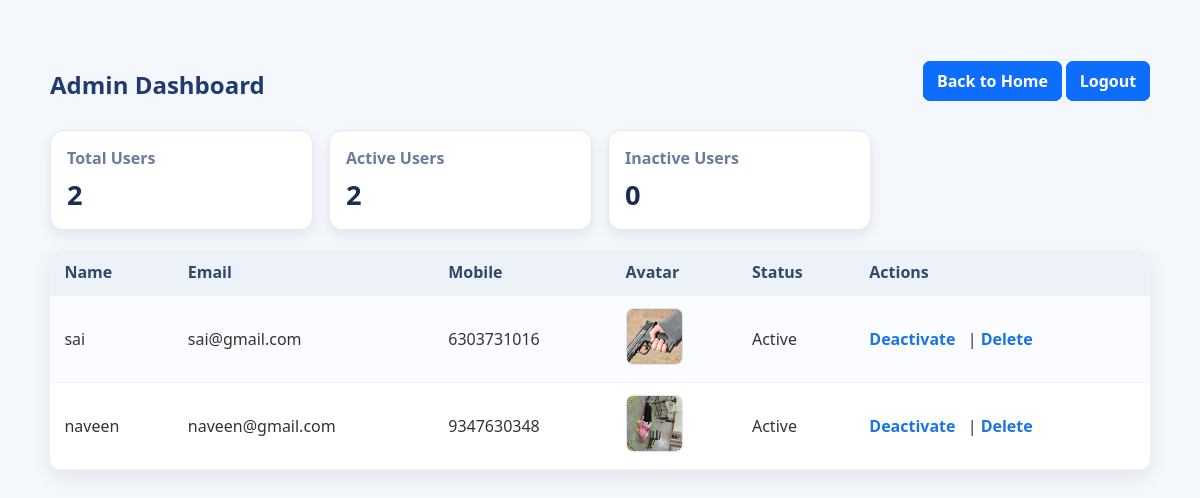
Screenshot of /admin-dashboard/ with the database file from the repository.
### users/models.py (models this page shows, shortened)
class RegisteredUser(models.Model):
    name = models.CharField(max_length=100)
    email = models.EmailField()
    mobile = models.CharField(max_length=15)
    password = models.CharField(max_length=100)  # store plain for demo; use hashing in prod!
    image = models.ImageField(upload_to='user_images/')
    is_active = models.BooleanField(default=False)

### users/views.py (the view)
# urls.py: path('admin-dashboard/', views.admin_dashboard, name='admin_dashboard'),
def admin_dashboard(request):
    users = RegisteredUser.objects.all()
    total_users = users.count()
    active_users = users.filter(is_active=True).count()
    inactive_users = total_users - active_users
    context = {
        'users': users,
        'total_users': total_users,
        'active_users': active_users,
        'inactive_users': inactive_users,
    }
    return render(request, 'admin_dashboard.html', context)

### templates/admin_dashboard.html (shortened to what this page needs)
<!DOCTYPE html>
<html lang="en">
<head>
</head>
<body>
<div class="container">
    <div class="toolbar">
        <h2>Admin Dashboard</h2>
        <div>
            <a href="{% url 'admin_home' %}">Back to Home</a>
            <a href="{% url 'user_logout' %}">Logout</a>
        </div>
    </div>
    <div class="stats-grid">
        <div class="stat-card">
            <h3>Total Users</h3>
            <p>{{ total_users }}</p>
        </div>
        <div class="stat-card">
            <h3>Active Users</h3>
            <p>{{ active_users }}</p>
        </div>
        <div class="stat-card">
            <h3>Inactive Users</h3>
            <p>{{ inactive_users }}</p>
        </div>
    </div>
    <table>
        <thead>
            <tr>
                <th>Name</th>
                <th>Email</th>
                <th>Mobile</th>
                <th>Avatar</th>
                <th>Status</th>
                <th>Actions</th>
            </tr>
        </thead>
        <tbody>
            {% for user in users %}
            <tr>
                <td>{{ user.name }}</td>
                <td>{{ user.email }}</td>
                <td>{{ user.mobile }}</td>
                <td><img class="avatar" src="{{ user.image.url }}" alt="{{ user.name }}" /></td>
                <td>{{ user.is_active|yesno:"Active,Inactive" }}</td>
                <td class="actions">
                    {% if not user.is_active %}
                        <a href="{% url 'activate_user' user.id %}">Activate</a>
                    {% else %}
                        <a href="{% url 'deactivate_user' user.id %}">Deactivate</a>
                    {% endif %}
                    | <a href="{% url 'delete_user' user.id %}">Delete</a>
                </td>
            </tr>
            {% empty %}
            <tr>
                <td colspan="6" style="text-align:center; padding:1rem;">No registered users found.</td>
            </tr>
            {% endfor %}
        </tbody>
    </table>
</div>
</body>
</html>

### templates/admin_dashboard.html (style rules this page uses)
body { margin: 0; font-family: 'Segoe UI', Tahoma, Geneva, Verdana, sans-serif; background-color: #f4f7fb; color: #333; }
.container { width: min(1100px, 95%); margin: 2rem auto; padding: 1rem; }
.toolbar { display: flex; justify-content: space-between; align-items: center; gap: 0.75rem; margin-bottom: 1rem; }
.toolbar a { text-decoration: none; padding: 0.5rem 0.8rem; border-radius: 0.45rem; border: 1px solid #0d6efd; background: #0d6efd; color: #fff; font-weight: 600; transition: transform .15s ease, background .2s ease; }
h2 { margin-bottom: 0.8rem; color: #1f3b72; }
table { width: 100%; border-collapse: collapse; background: #fff; border-radius: 0.75rem; overflow: hidden; box-shadow: 0 0.5rem 1.2rem rgba(23, 40, 60, 0.08); }
th, td { padding: 0.75rem 0.9rem; text-align: left; border-bottom: 1px solid #edf2f8; }
th { background-color: #edf2f8; color: #2f496c; font-weight: 700; }
tr:nth-child(odd) { background: #fbfcff; }
img.avatar { width: 55px; height: 55px; object-fit: cover; border-radius: 0.45rem; border: 1px solid #dce5f1; }
.actions a { margin-right: 0.5rem; color: #1a73e8; font-weight: 600; text-decoration: none; }
.stats-grid { display: grid; grid-template-columns: repeat(auto-fill,minmax(220px,1fr)); gap: 1rem; margin-bottom: 1.2rem; }
.stat-card { background: #fff; border-radius: 0.8rem; padding: 1rem; border: 1px solid #e3e8f3; box-shadow: 0 0.35rem 0.8rem rgba(27, 52, 94, 0.08); }
.stat-card h3 { margin: 0; font-size: 1rem; color: #6a7b9e; font-weight: 600; }
.stat-card p { margin: 0.45rem 0 0; font-size: 1.7rem; font-weight: 700; color: #1a2d54; }

### rows the page displays
RegisteredUser: name "sai", email "sai@gmail.com", mobile "6303731016", image (picture), is_active "Active", shows "Deactivate"
RegisteredUser: name "naveen", email "naveen@gmail.com", mobile "9347630348", image (picture), is_active "Active", shows "Deactivate"

### other values shown
{{ total_users }} "2"
{{ active_users }} "2"
{{ inactive_users }} "0"
